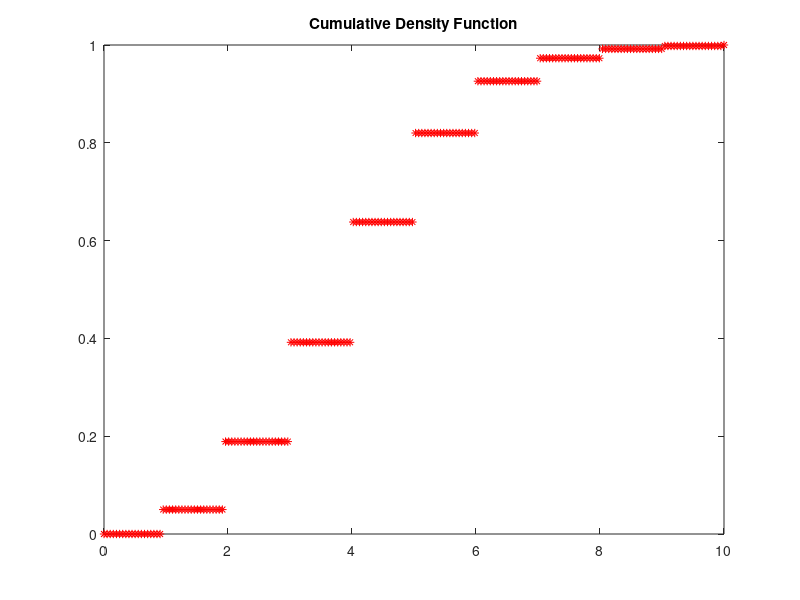
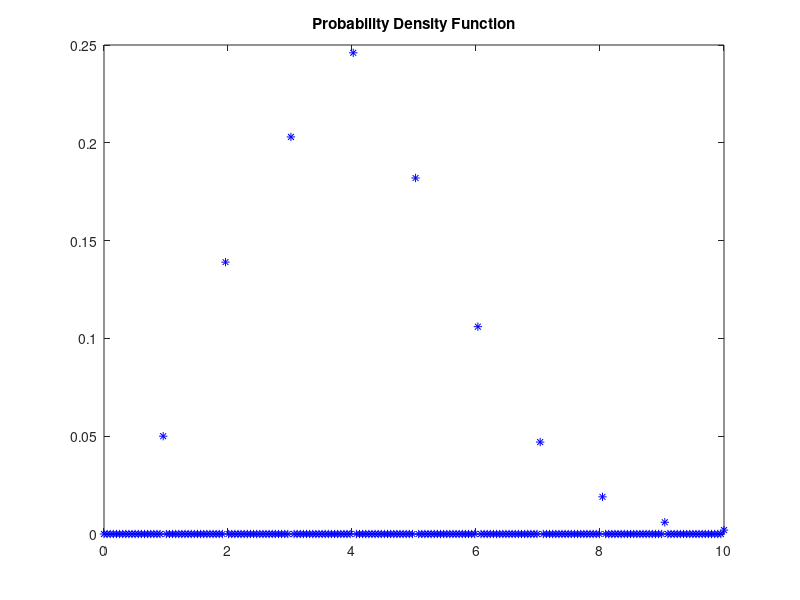

Write the MATLAB code that produced these figures, in order.
function P=s_16_Poisson_Discrete_Cum_PMF_gust_using_factorials()
% PMF f(k) p1(k)=(lambda^k)*exp(-lambda)/k!;
% Cumulative is CUM array

    % Create Pk probabilies for xk using Poisson Law;
    k=15;
    lambda1=3;

    for i=0:k
        j=i+1; %Because Matlab dont accept index 0
        xk(j)=j; % Consider the integer like the value of xk
        denominator = factorial(i);
        numerator1 = (lambda1^i)*exp(-lambda1);
        p1(j)=numerator1/denominator;
        
        if i==0
            cum1(j)=p1(j);
        else
            cum1(j)=cum1(j-1)+p1(j);
        end
    end
    
   % Create N random variables;
    N=1000;
    for i=1:N
        u(i)=rand();
    end
    
    for j=1:N
       i=1;
       while ( u(j) > cum1(i) & i < length(p1))
           i=i+1;
       end       
       a(j)=xk(i);
%        if a(j)>0 
%            disp(a(j));
%        end
    end
%      disp(xk);
%      disp(p1);    
%     disp(cum1);   
%     disp(u);    
%     disp(a);

    % Calculate Cumulative and Mass for the Random.
    xMax=10;
    delta_x=0.05;
    
    x=0;
    j=1;
    Exu=0;
    while x<=xMax
        x=x+delta_x;
        C=0;
        Cd=0;
        for i=1:N            
            if ( a(i) <= x )
                C=C+1;
                if ( a(i) > x-delta_x)
                    Cd=Cd+1;
                end
            end            
        end
        Cumulative(j)=C/N;
        Mass(j)=Cd/N;
%         Exu=Exu+x*Mass(j);
        j=j+1;
    end
    
    %Expectation Value
    
    squu=0;
    for k=1:N        
        Exu=Exu+a(k)/N;
        squu=squu+(a(k)*a(k))/N;
    end
    Var=squu-(Exu^2);
    disp(['E[x}= ', num2str(Exu)]); % Error.
    disp(['Var[x]= ', num2str(Var)]);
    
    xAxis1=linspace(0,xMax,j-1);
    plot(xAxis1,Cumulative,'r*');
    title 'Cumulative Density Function';
    
    figure;    
    plot(xAxis1,Mass,'b*');
    title 'Probability Density Function';


end